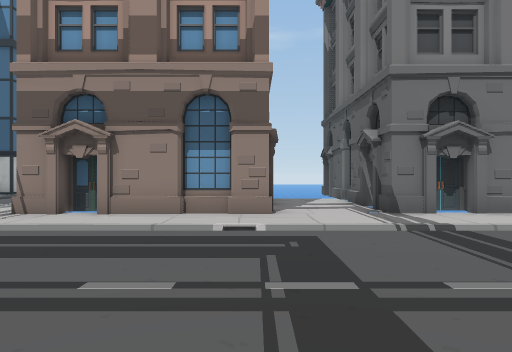
View 1 (above)

24 first-person views from a walk through a scene from a Unity 3-D project. The camera is 1.5 m above the floor, looks level and sees 70° across. The floor is counted in squares, 2 m on a side. Each view is taken from the middle of a square. On the plan, view 1 faces up. The plan holds only what a view shows up to about 11 squares ahead; the rest is blank. The place goes on beyond the plan. The player is left out. Some surface patterns are stand-ins.

View 2
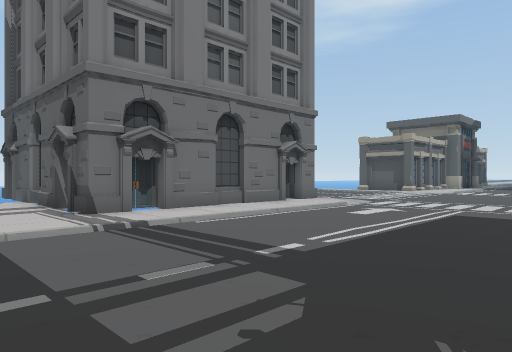

View 3
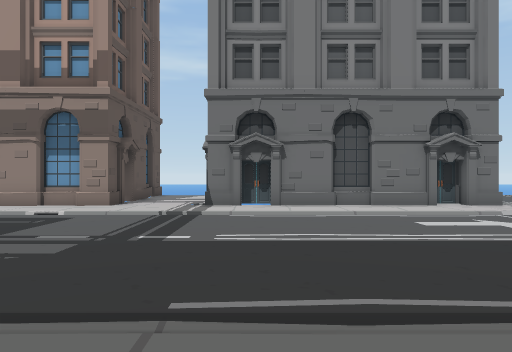

View 4
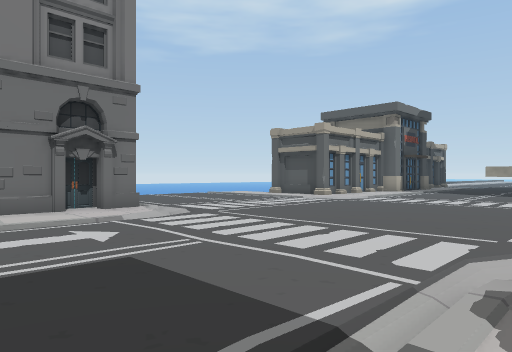

View 5
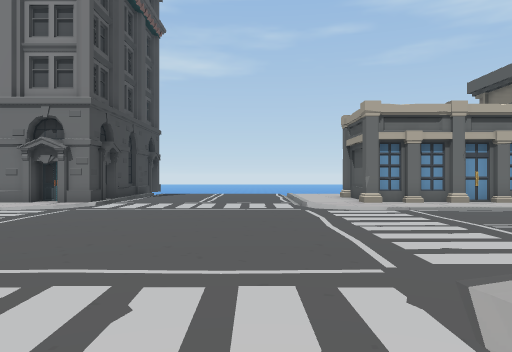

View 6
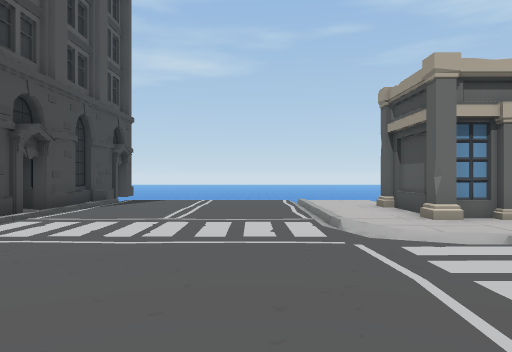

View 7
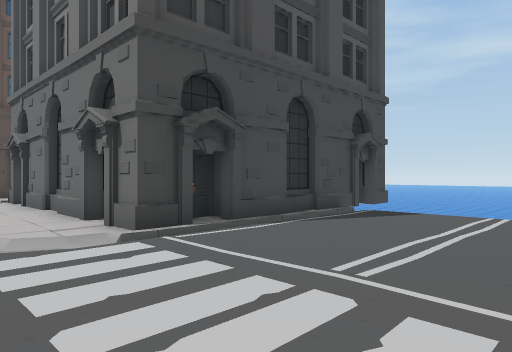

View 8
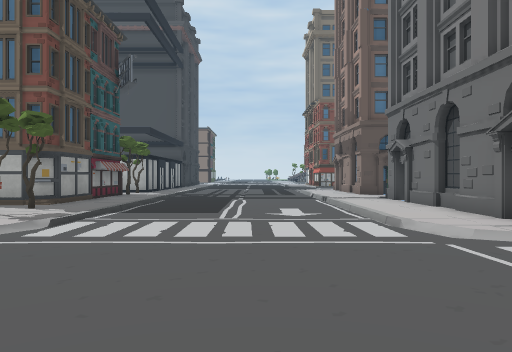

View 9
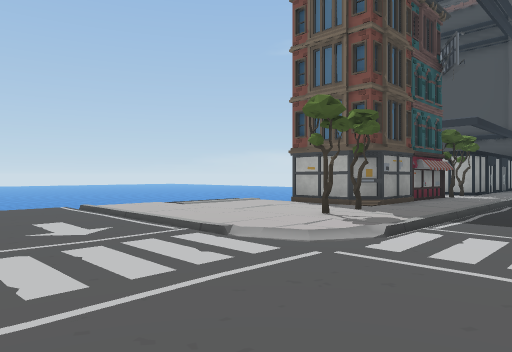

View 10
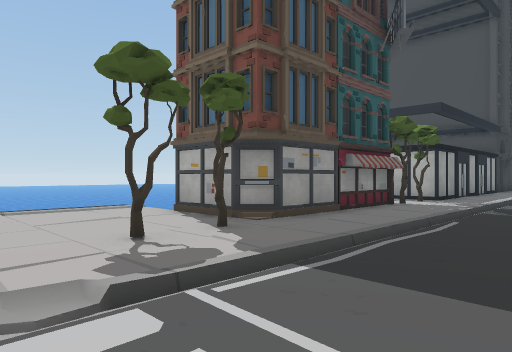

View 11
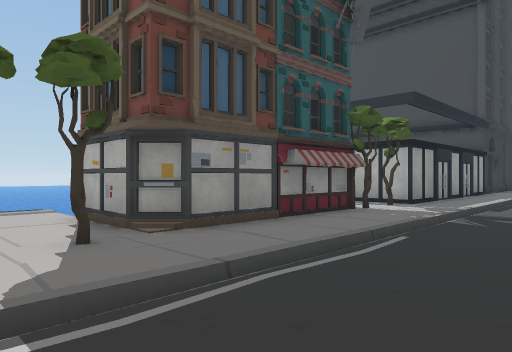

View 12
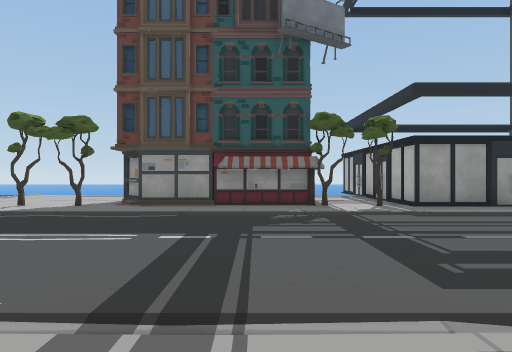

View 13
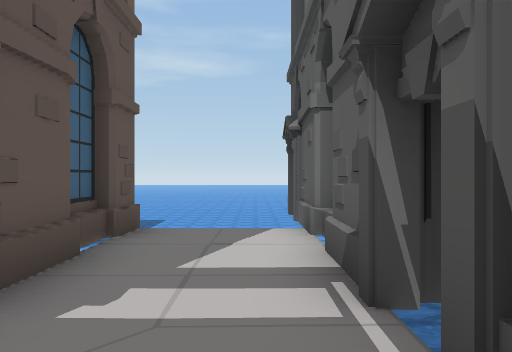

View 14
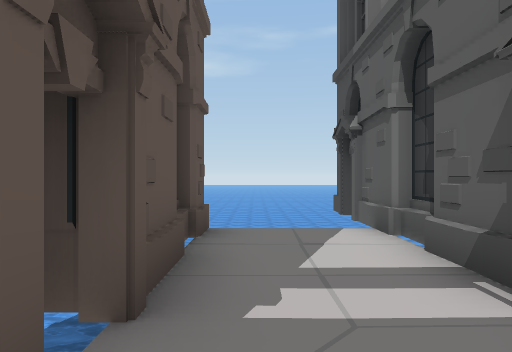

View 15
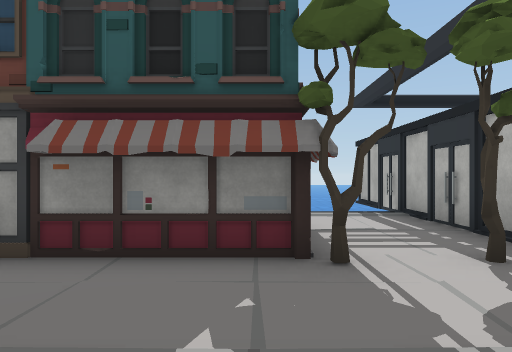

View 16
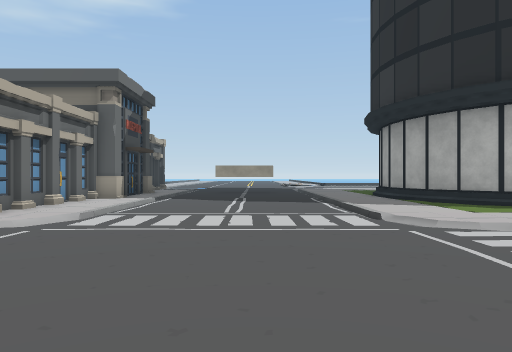

View 17
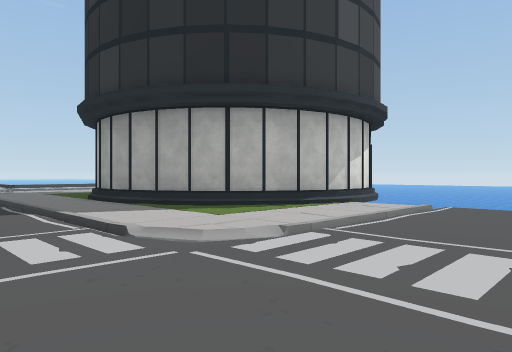

View 18
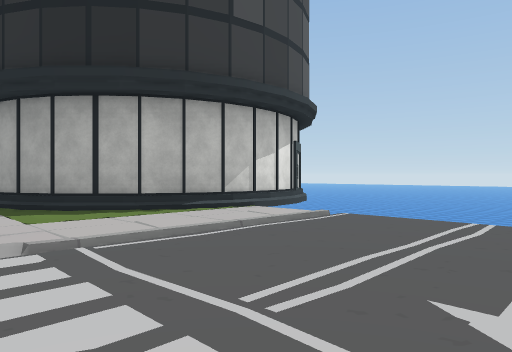

View 19
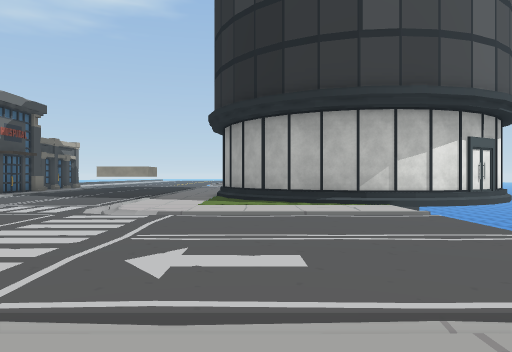

View 20
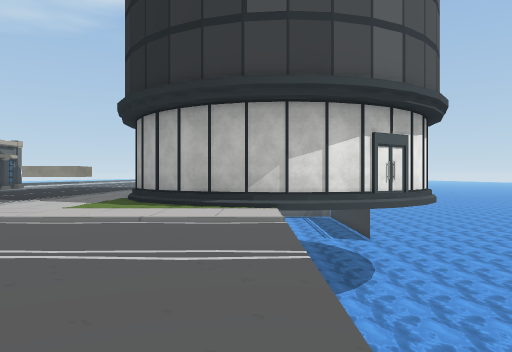

View 21
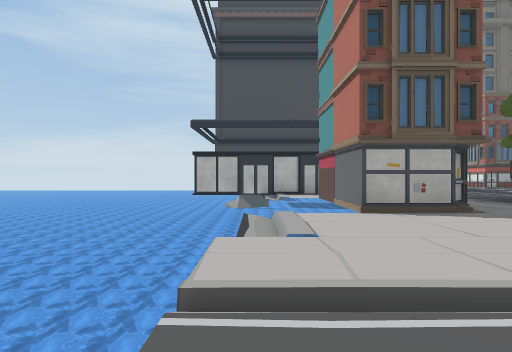

View 22
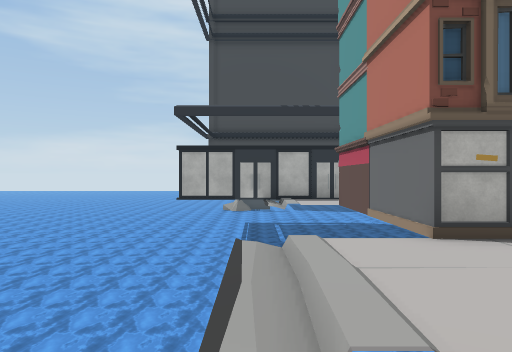

View 23
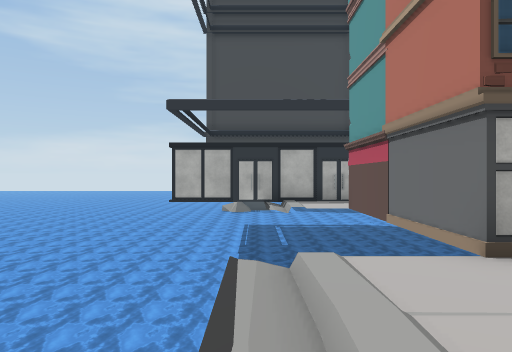

View 24
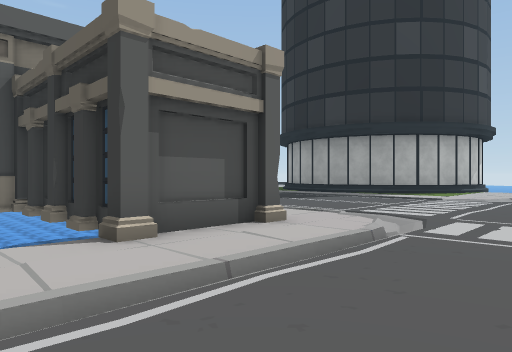

### Floor plan
Key: @ floor where view 1 was taken; # wall or solid block; . floor; / step, stairs or slope; = window, fence, low wall or low ledge; v drop or lower ground; T tree; O other object.
Columns run from 4 left of view 1 to 22 right of it. Each row starts with its distance up from view 1.
 15 vvv    #      #
 14  vv    #      #
 13        #      #
 12     #..#     OO......
 11     #..#     O#......
 10     #..#     O#...... O####
  9     #..#     O#...... .####
  8 #####..########...... O####
  7 ##O=O..O O O... ......//.//
  6              ..........
  5  /////////////......../////
  4  ..........................
  3   .........................
  2   .........................
  1   .........................
  0   //@/////////......../////
 -1           .  ..........
 -2 ###TT#.O...TT../.......
 -3   #. #####...  /.....    .#
 -4   #..# # #.... /.....   .##
 -5   #..#####...  /.....  ###
 -6  ##..v    .... /.....  ##
 -7  #vvv     vvv../.....  #
 -8   vvvvvv               #
 -9   vvvvvvvvv          vv#
-10   vvvvvvvvv          vv#

Where each view was taken, in squares from view 1:
view 1: 0 up, 0 right, facing up
view 2: 0 up, 0 right, facing up-right
view 3: 2 down, 4 right, facing up
view 4: 1 down, 6 right, facing up-right
view 5: 3 down, 15 right, facing up
view 6: 1 up, 15 right, facing up
view 7: 5 up, 15 right, facing up-left
view 8: 3 up, 15 right, facing left
view 9: 2 up, 14 right, facing down-left
view 10: 2 up, 10 right, facing down-left
view 11: 2 up, 8 right, facing down-left
view 12: 7 up, 2 right, facing down
view 13: 7 up, 2 right, facing up
view 14: 7 up, 1 right, facing up
view 15: 1 up, 1 right, facing down
view 16: 2 up, 11 right, facing right
view 17: 2 up, 13 right, facing down-right
view 18: 1 down, 12 right, facing down-right
view 19: 4 down, 9 right, facing right
view 20: 7 down, 10 right, facing right
view 21: 7 down, 13 right, facing left
view 22: 7 down, 10 right, facing left
view 23: 7 down, 9 right, facing left
view 24: 12 up, 14 right, facing down-right
